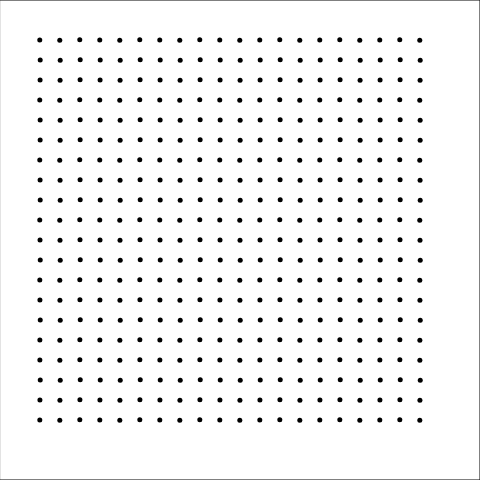
Frame 1 (no input)
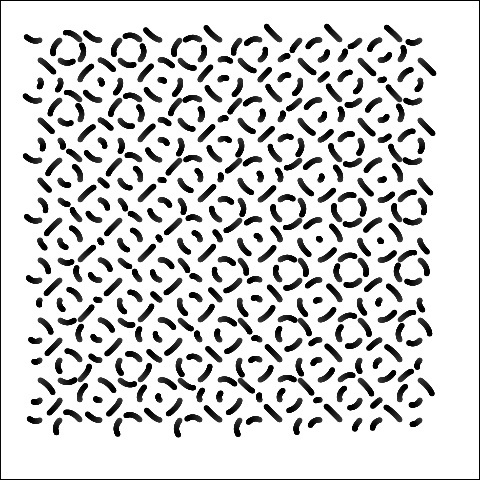
Frame 60 (no input)
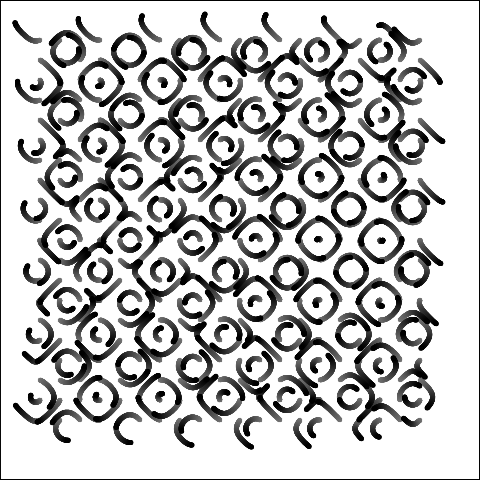
Frame 120 (the mouse pressed at the canvas centre since frame 60)

The p5.js sketch that drew these frames (run headless with seeded random() and noise() and a simulated clock; from frame 60 on, the mouse is pressed at the canvas centre):

// p5.js sketch
// ── sketch.js
var pos;

var lastTime = 0;

// 函数setup() ：准备阶段
function setup() 
{
	createCanvas(480,480);
	
	pos = new Array();
	for(var i=-10;i<10;i++)
	{
		pos[i] = new Array();
		for(var j=-10;j<10;j++)
		{
			pos[i][j] = createVector(i*20,j*20);
		}
	}

	lastTime = getTime();
	//lastTime = 0.0;
}

// 函数draw()：作画阶段
function draw() {
	
	fill(255,1);
	rect(0,0,width,height);

	var tNow = getTime(); // 当前时刻
	var dt = tNow - lastTime; // 时差

	//var dx = y * dt;
	//var dy = x * dt;
	for(var i=-10;i<10;i++)
	{
		for(var j=-10;j<10;j++)
		{
			pos[i][j] = updatePos4(pos[i][j],dt);
			drawBall(pos[i][j].x,pos[i][j].y);
		}
	}

	lastTime = tNow;// 记录时刻
}

function updatePos(p,dt)
{
	var dx = p.y * dt;
	var dy = p.x * dt;
	p.x += dx;
	p.y += dy;
	return p;
}

function updatePos2(p,dt)
{
	var dx = sin(0.1*p.y) * p.y * dt;
	var dy = cos(0.1*p.x) * p.x * dt;
	p.x += dx;
	p.y += dy;
	return p;
}

function updatePos3(p,dt)
{
	var dx = sin(0.1*p.y*p.y) * p.x * dt;
	var dy = cos(0.1*p.x*p.x) * p.y * dt;
	p.x += dx;
	p.y += dy;
	return p;
}

function updatePos4(p,dt)
{
	var dx = 10*sin(0.1*p.y)  * dt;
	var dy = 10*cos(0.1*p.x)  * dt;
	p.x += dx;
	p.y += dy;
	return p;
}

function updatePos4(p,dt)
{
	var dx = 15*sin(0.1*p.y)  * dt;
	var dy = 15*cos(0.1*p.x)  * dt;
	p.x += dx;
	p.y += dy;
	return p;
}

function drawBall(x,y)
{
	push();
	translate(width/2,height/2);
	translate(x,y);
	scale(50,50);
	fill(0);// 填充白色
	noStroke();
	ellipse(0,0,0.1,0.1); // 画圆形
	pop();
}


function getTime()
{
	return millis()/1000;
}
